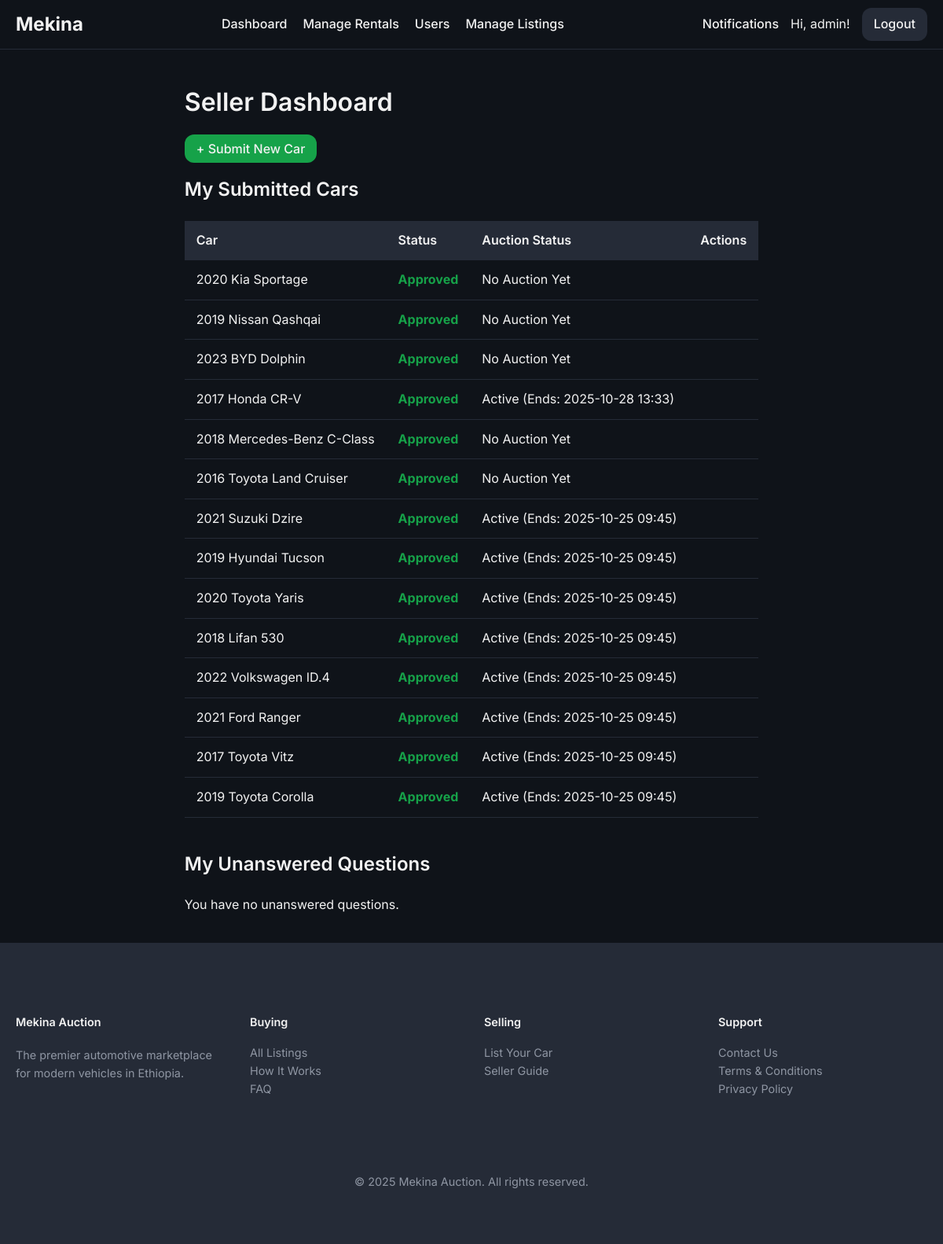
The page /seller/dashboard (signed in) on the database as committed earlier.
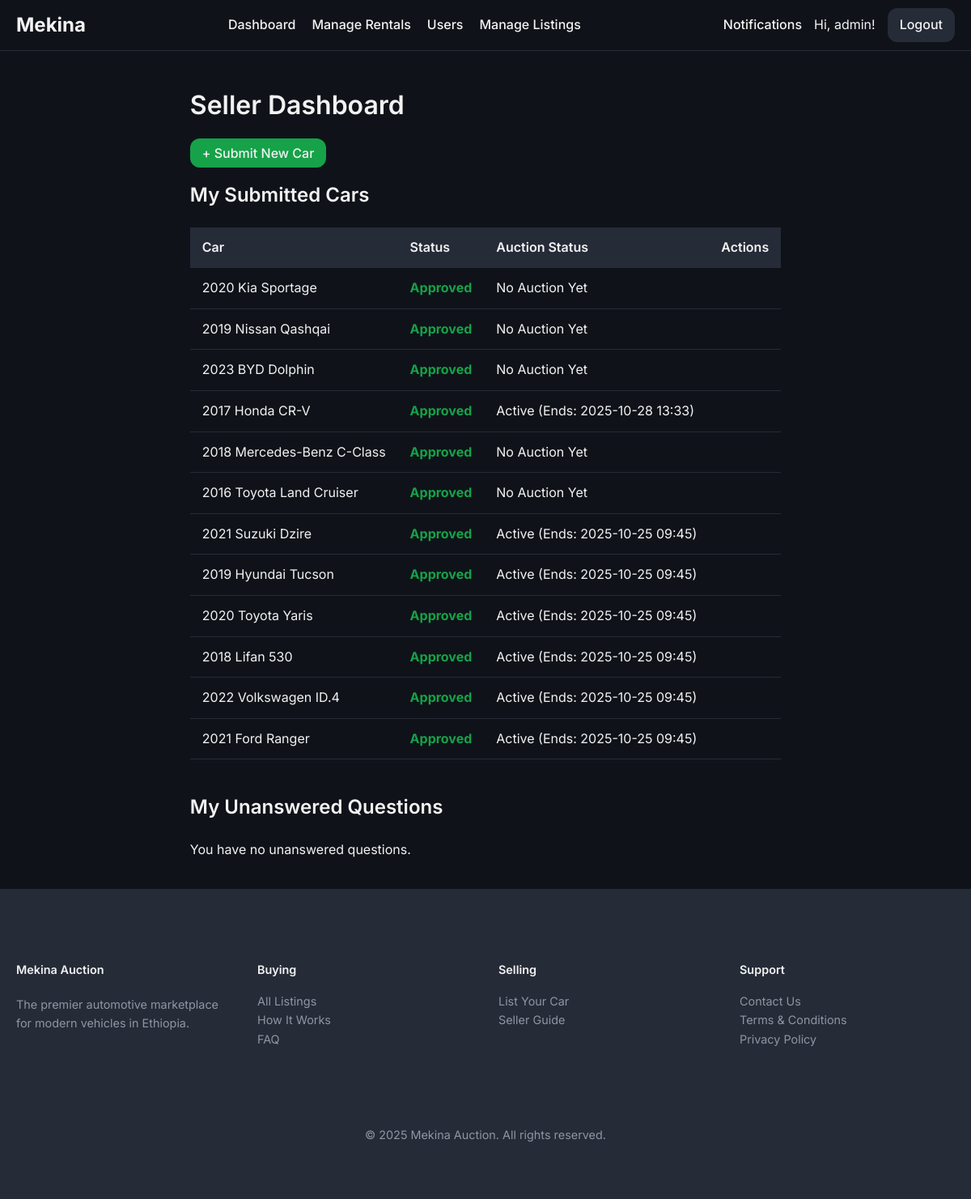
The same page on the database as committed later.
### models/car.py (models this page shows, shortened)
class Car(db.Model):
    id = db.Column(db.Integer, primary_key=True)
    make = db.Column(db.String(64), nullable=False)
    model = db.Column(db.String(64), nullable=False)
    year = db.Column(db.Integer, nullable=False)
    description = db.Column(db.Text, nullable=True)
    owner_id = db.Column(db.Integer, db.ForeignKey('user.id'), nullable=False)
    service_history_url = db.Column(db.String(200), nullable=True)
    inspection_report_url = db.Column(db.String(200), nullable=True)
    is_approved = db.Column(db.Boolean, default=False, nullable=False)
    is_featured = db.Column(db.Boolean, default=False, nullable=False)
    transmission = db.Column(db.String(50))
    drivetrain = db.Column(db.String(50))
    mileage = db.Column(db.Integer)
    fuel_type = db.Column(db.String(50))
    condition = db.Column(db.String(50)) # e.g., New, Used
    body_type = db.Column(db.String(50), nullable=True) # e.g., SUV, Sedan
    listing_type = db.Column(db.String(50), default='auction', nullable=False) # 'auction', 'sale', 'rental'
    fixed_price = db.Column(db.Float, nullable=True) # For 'sale' listing_type
    auction = db.relationship('Auction', backref='car', uselist=False, cascade="all, delete-orphan")
    rental_listing = db.relationship('RentalListing', backref='car', uselist=False, cascade="all, delete-orphan")
    images = db.relationship('CarImage', backref='car', lazy=True, cascade="all, delete-orphan") # One-to-many relationship with CarImage
    equipment = db.relationship('Equipment', secondary=car_equipment_association, lazy='subquery', backref=db.backref('cars', lazy=True))

### models/auction.py (models this page shows, shortened)
class Auction(db.Model):
    id = db.Column(db.Integer, primary_key=True)
    start_time = db.Column(db.DateTime, nullable=False, default=datetime.utcnow)
    end_time = db.Column(db.DateTime, nullable=False)
    start_price = db.Column(db.Float, nullable=False)
    current_price = db.Column(db.Float, nullable=False)
    car_id = db.Column(db.Integer, db.ForeignKey('car.id'), nullable=False, unique=True)
    winner_id = db.Column(db.Integer, db.ForeignKey('user.id'), nullable=True)
    bids = db.relationship('Bid', backref='auction', lazy='dynamic', cascade="all, delete-orphan")
    questions = db.relationship('Question', back_populates='auction', lazy='dynamic', cascade="all, delete-orphan")

### routes/seller.py (the view)
@seller_bp.route('/dashboard')
@login_required
def dashboard():
    my_cars = Car.query.filter_by(owner_id=current_user.id).order_by(Car.id.desc()).all()
    my_car_ids = [car.id for car in my_cars]
    from models.auction import Auction
    my_auctions = Auction.query.filter(Auction.car_id.in_(my_car_ids)).all()
    my_auction_ids = [auction.id for auction in my_auctions]
    unanswered_questions = Question.query.filter(
        Question.auction_id.in_(my_auction_ids),
        Question.answer_text == None
    ).order_by(Question.timestamp.desc()).all()
    return render_template('seller_dashboard.html', my_cars=my_cars, unanswered_questions=unanswered_questions, now=datetime.utcnow())

### templates/seller_dashboard.html (shortened to what this page needs)
{% extends "base.html" %}
{% block content %}
    <h1>Seller Dashboard</h1>
    <div style="margin-bottom: 20px;">
        <a href="{{ url_for('seller.submit_car') }}" class="nav-button" style="background-color: hsl(var(--success)); text-decoration: none;">+ Submit New Car</a>
    </div>
    <h2>My Submitted Cars</h2>
    {% if my_cars %}
        <table>
            <thead>
                <tr>
                    <th>Car</th>
                    <th>Status</th>
                    <th>Auction Status</th>
                    <th>Actions</th>
                </tr>
            </thead>
            <tbody>
                {% for car in my_cars %}
                <tr>
                    <td>{{ car.year }} {{ car.make }} {{ car.model }}</td>
                    <td>
                        {% if car.is_approved %}
                            <span style="color: hsl(var(--success)); font-weight: bold;">Approved</span>
                        {% else %}
                            <span style="color: hsl(var(--warning)); font-weight: bold;">Pending Approval</span>
                        {% endif %}
                    </td>
                    <td>
                        {% if car.auction and car.auction.end_time > now %}
                            Active (Ends: {{ car.auction.end_time.strftime('%Y-%m-%d %H:%M') }})
                        {% elif car.auction and car.auction.end_time <= now %}
                            Expired
                        {% else %}
                            No Auction Yet
                        {% endif %}
                    </td>
                    <td>
                    </td>
                </tr>
                {% endfor %}
            </tbody>
        </table>
    {% else %}
        <p>You have not submitted any cars yet.</p>
    {% endif %}
    <h2 style="margin-top: 40px;">My Unanswered Questions</h2>
    {% if unanswered_questions %}
        <table>
             <thead>
                <tr>
                    <th>Car</th>
                    <th>Question</th>
                    <th>Asked By</th>
                    <th>Action</th>
                </tr>
            </thead>
            <tbody>
                {% for q in unanswered_questions %}
                <tr>
                    <td>{{ q.auction.car.year }} {{ q.auction.car.make }} {{ q.auction.car.model }}</td>
                    <td>{{ q.question_text }}</td>
                    <td>{{ q.asker.username }}</td>
                    <td><a href="{{ url_for('seller.answer_question', question_id=q.id) }}">Answer</a></td>
                </tr>
                {% endfor %}
            </tbody>
        </table>
    {% else %}
        <p>You have no unanswered questions.</p>
    {% endif %}
{% endblock %}

Rows that differ between the two databases and show on the page:
removed Car: year "2017", make "Toyota", model "Vitz", is_approved "Approved", auction.end_time "2025-10-25 09:45"
removed Car: year "2019", make "Toyota", model "Corolla", is_approved "Approved", auction.end_time "2025-10-25 09:45"
